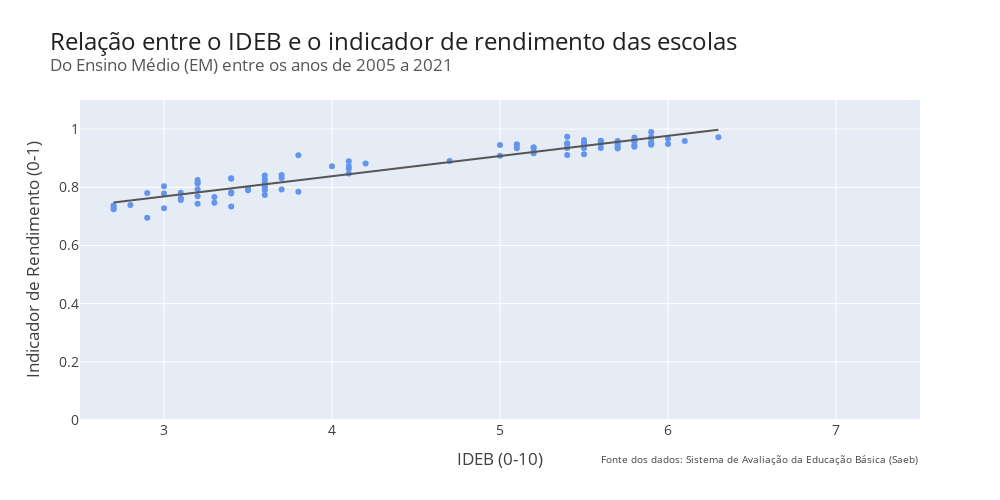

The cell this chart's notebook holds for it:
### Markdown cell above
#### Gerando o gráfico

### Code cell
# Importando a biblioteca
import plotly.express as px

# Gerando o gráfico de dispersão com uma reta representando um modelo de regressão linear (OLS - Mínimos Quadrados Ordinários)
fig = px.scatter(ideb_em, x="ideb", y="indicador_rendimento", trendline = 'ols',
                 color_discrete_sequence = [AZUL3], trendline_color_override=CINZA3,
                 labels = {"ideb":"IDEB", "indicador_rendimento":"Indicador de Rendimento"})

# Ajustando o layout do gráfico
fig.update_layout(width=1000, height=500, yaxis_range = [0, 1.1], xaxis_range = [2.5, 7.5],
                  margin = dict(t=100), font_size=14, font_color= CINZA2,
                  title_font_color= CINZA1, title_font_size=24,
                  title_text='Relação entre o IDEB e o indicador de rendimento das escolas' +
                             '<br><sup size=1 style="color:#555655">Do Ensino Médio (EM) entre os anos de 2005 a 2021</sup>',
                  xaxis_title='IDEB (0-10)', yaxis_title='Indicador de Rendimento (0-1)')

# Dados ao passar o mouse
fig.update_traces(hovertemplate = "<b>IDEB:</b> %{x} <br><b>Indicador de Rend:</b> %{y}", selector = dict(type='scatter', mode = "markers"))

fig.add_annotation(text='Fonte dos dados: <a href="https://www.gov.br/inep/pt-br/areas-de-atuacao/avaliacao-e-exames-educacionais/saeb">'
                        'Sistema de Avaliação da Educação Básica (Saeb)</a>',
                   align="left", xref="paper", yref = "paper", x=1, y=-0.15, showarrow=False, font_size=10)
fig.show()

### Figure 1 — Plotly figure (JSON) as saved in the notebook; plotly's stock layout.template omitted (floating-point values rounded to 4 significant figures)
{"data": [{"hovertemplate": "<b>IDEB:</b> %{x} <br><b>Indicador de Rend:</b> %{y}", "legendgroup": "", "marker": {"color": "#6495ED", "symbol": "circle"}, "mode": "markers", "name": "", "orientation": "v", "showlegend": false, "type": "scatter", "x": [2.9, 5.7, 2.7, 5.2, 2.7, 5, 3.2, 5.7, 3.4, 5.9, 3, 5.5, 2.8, 5.1, 2.7, 5.1, 3.4, 5.7, 3.6, 5.8, 3.2, 5.8, 3.1, 5.2, 3.1, 5.4, 3.5, 5.6, 3.8, 5.9, 3.3, 5.6, 3, 5.4, 3.1, 5.2, 3.6, 5.8, 3.7, 6, 3.3, 5.6, 3, 5.2, 2.9, 5, 3.6, 5.4, 3.6, 5.7, 3.4, 5.4, 3.2, 5.1, 3.2, 4.7, 3.7, 5.5, 3.5, 5.6, 3.7, 5.7, 3.2, 5.5, 3.2, 5.5, 3.6, 5.9, 3.6, 5.9, 4.1, 6.1, 3.6, 5.8, 3.4, 5.8, 4.1, 6, 4.1, 6.3, 5.4, 3.4, 5.4, 3.8, 5.5, 4.1, 5.9, 4.2, 5.9, 4], "xaxis": "x", "y": [0.6951, 0.9432, 0.7308, 0.9168, 0.737, 0.9082, 0.7695, 0.9331, 0.7342, 0.9525, 0.7283, 0.9347, 0.7386, 0.9345, 0.7242, 0.9449, 0.7784, 0.936, 0.7737, 0.9562, 0.7434, 0.9445, 0.7622, 0.9214, 0.7567, 0.9363, 0.7895, 0.9352, 0.7846, 0.9465, 0.7465, 0.9508, 0.7784, 0.9357, 0.7813, 0.9379, 0.7897, 0.9394, 0.7924, 0.9485, 0.7666, 0.9582, 0.8033, 0.9353, 0.7799, 0.945, 0.8153, 0.9109, 0.8038, 0.9524, 0.7833, 0.951, 0.8134, 0.9477, 0.7933, 0.8901, 0.8315, 0.9495, 0.7954, 0.9597, 0.8422, 0.9593, 0.8152, 0.95, 0.8248, 0.9627, 0.8264, 0.9522, 0.7989, 0.9666, 0.873, 0.9594, 0.8408, 0.9606, 0.8295, 0.9712, 0.8648, 0.9665, 0.8473, 0.9722, 0.9738, 0.8311, 0.9498, 0.9098, 0.9136, 0.8893, 0.9727, 0.8818, 0.9902, 0.8724], "yaxis": "y"}, {"hovertemplate": "<b>OLS trendline</b><br>indicador_rendimento = 0.0694392 * ideb + 0.560133<br>R<sup>2</sup>=0.907207<br><br>IDEB=%{x}<br>Indicador de Rendimento=%{y} <b>(trend)</b><extra></extra>", "legendgroup": "", "line": {"color": "#555655"}, "marker": {"color": "#6495ED", "symbol": "circle"}, "mode": "lines", "name": "", "showlegend": false, "type": "scatter", "x": [2.7, 2.7, 2.7, 2.8, 2.9, 2.9, 3, 3, 3, 3.1, 3.1, 3.1, 3.2, 3.2, 3.2, 3.2, 3.2, 3.2, 3.3, 3.3, 3.4, 3.4, 3.4, 3.4, 3.4, 3.5, 3.5, 3.6, 3.6, 3.6, 3.6, 3.6, 3.6, 3.6, 3.7, 3.7, 3.7, 3.8, 3.8, 4, 4.1, 4.1, 4.1, 4.1, 4.2, 4.7, 5, 5, 5.1, 5.1, 5.1, 5.2, 5.2, 5.2, 5.2, 5.4, 5.4, 5.4, 5.4, 5.4, 5.4, 5.5, 5.5, 5.5, 5.5, 5.5, 5.6, 5.6, 5.6, 5.6, 5.7, 5.7, 5.7, 5.7, 5.7, 5.8, 5.8, 5.8, 5.8, 5.8, 5.9, 5.9, 5.9, 5.9, 5.9, 5.9, 6, 6, 6.1, 6.3], "xaxis": "x", "y": [0.7476, 0.7476, 0.7476, 0.7546, 0.7615, 0.7615, 0.7685, 0.7685, 0.7685, 0.7754, 0.7754, 0.7754, 0.7823, 0.7823, 0.7823, 0.7823, 0.7823, 0.7823, 0.7893, 0.7893, 0.7962, 0.7962, 0.7962, 0.7962, 0.7962, 0.8032, 0.8032, 0.8101, 0.8101, 0.8101, 0.8101, 0.8101, 0.8101, 0.8101, 0.8171, 0.8171, 0.8171, 0.824, 0.824, 0.8379, 0.8448, 0.8448, 0.8448, 0.8448, 0.8518, 0.8865, 0.9073, 0.9073, 0.9143, 0.9143, 0.9143, 0.9212, 0.9212, 0.9212, 0.9212, 0.9351, 0.9351, 0.9351, 0.9351, 0.9351, 0.9351, 0.942, 0.942, 0.942, 0.942, 0.942, 0.949, 0.949, 0.949, 0.949, 0.9559, 0.9559, 0.9559, 0.9559, 0.9559, 0.9629, 0.9629, 0.9629, 0.9629, 0.9629, 0.9698, 0.9698, 0.9698, 0.9698, 0.9698, 0.9698, 0.9768, 0.9768, 0.9837, 0.9976], "yaxis": "y"}], "layout": {"annotations": [{"align": "left", "font": {"size": 10}, "showarrow": false, "text": "Fonte dos dados: <a href=\"https://www.gov.br/inep/pt-br/areas-de-atuacao/avaliacao-e-exames-educacionais/saeb\">Sistema de Avaliação da Educação Básica (Saeb)</a>", "x": 1, "xref": "paper", "y": -0.15, "yref": "paper"}], "font": {"color": "#414040", "size": 14}, "height": 500, "legend": {"tracegroupgap": 0}, "margin": {"t": 100}, "title": {"font": {"color": "#231F20", "size": 24}, "text": "Relação entre o IDEB e o indicador de rendimento das escolas<br><sup size=1 style=\"color:#555655\">Do Ensino Médio (EM) entre os anos de 2005 a 2021</sup>"}, "width": 1000, "xaxis": {"anchor": "y", "domain": [0, 1], "range": [2.5, 7.5], "title": {"text": "IDEB (0-10)"}}, "yaxis": {"anchor": "x", "domain": [0, 1], "range": [0, 1.1], "title": {"text": "Indicador de Rendimento (0-1)"}}}}
